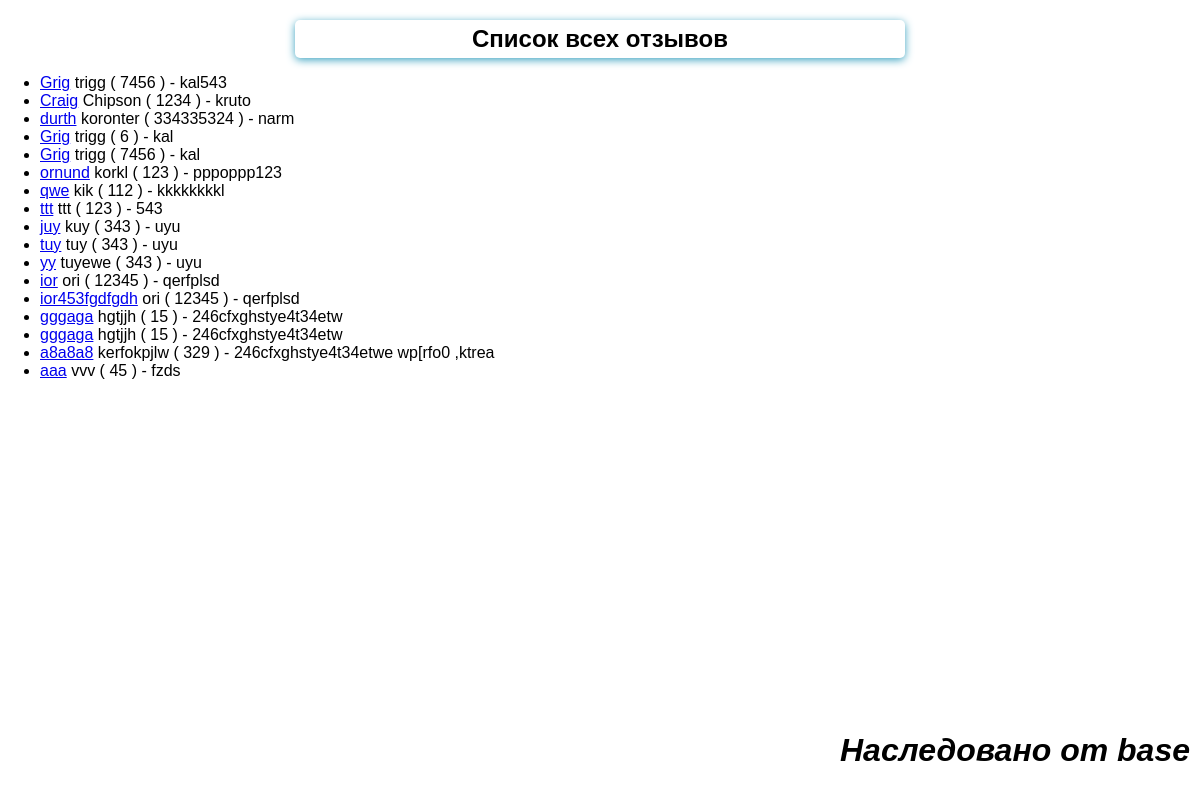
Page /feedback_list on the earlier database version.
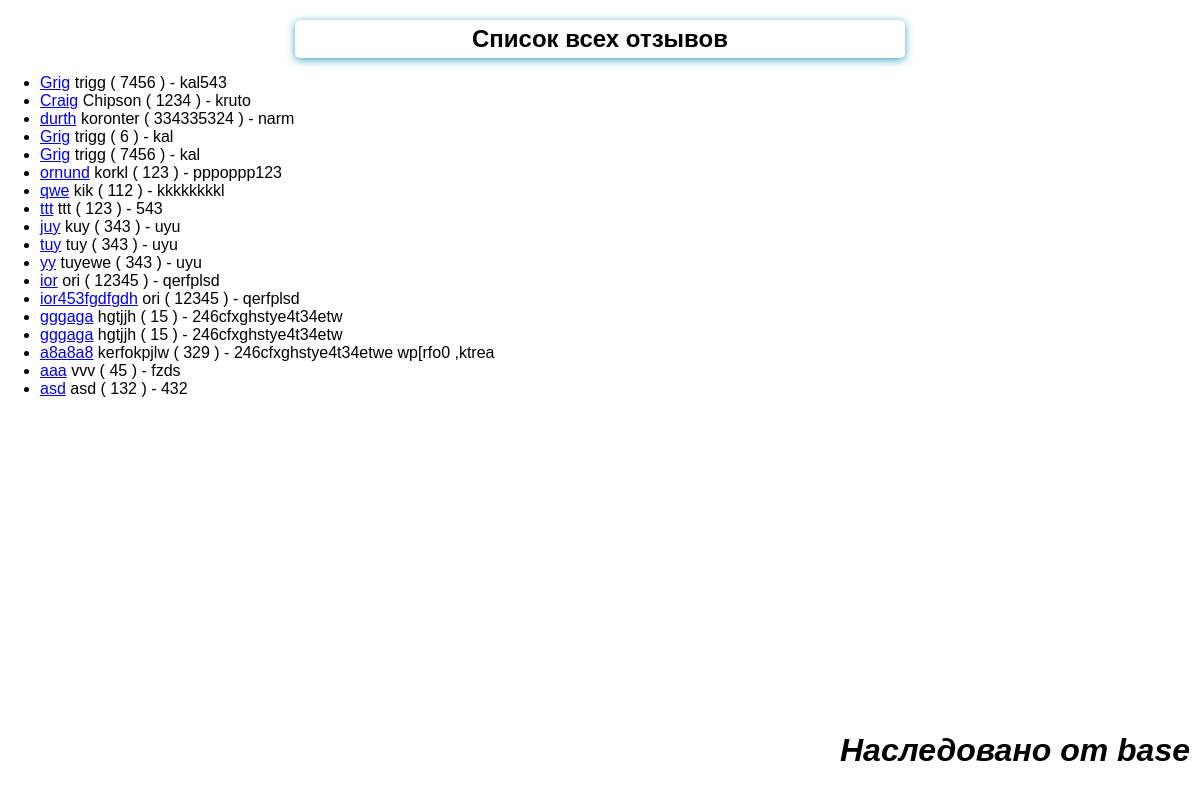
Same page on the later database version.
### feedback/models.py (models this page shows)
class FeedbackModel(models.Model):
    name = models.CharField(max_length=100)
    surname = models.CharField(max_length=100)
    rating = models.IntegerField()
    feedback_text = models.TextField()

### feedback/views.py (the view)
# urls.py: path('feedback_list', views.FeedbackListView.as_view()),
class FeedbackListView(ListView):
    template_name = 'feedback/list_feedback.html'
    model = models.FeedbackModel
    context_object_name = 'feedbacks'

### feedback/templates/feedback/list_feedback.html
{% extends 'feedback/base.html' %}
{% block content %}
<h2>Список всех отзывов</h2>
<ul>
    {% for feedback in feedbacks %}
        <li><a href="/feedback_list/{{ feedback.id }}">{{ feedback.name }}</a> {{ feedback.surname }} ( {{ feedback.rating }} ) - {{ feedback.feedback_text }}</li>
    {% endfor %}
</ul>
{% endblock %}

### feedback/templates/feedback/base.html (shortened to what this page needs)
{% load static %}
<!DOCTYPE html>
<html lang="en">
<head>
    <link rel="stylesheet" href="{% static 'feedback/css/forms.css' %}">
</head>
<body>
{% block content %}
{% endblock %}
<div style="position: absolute; bottom: 10px; right: 10px; font-style: italic">
    <h1>Наследовано от base</h1>
</div>
</body>
</html>

### feedback/static/feedback/css/forms.css (style rules this page uses)
body { margin: 0; font-family: Sans-Serif; }
h2 { width:50%; margin: 20px auto 5px; text-align: center; padding: 5px; border-radius: 5px; box-shadow: 0 2px 8px #3ca3c1; }

Differences in the rows shown:
added FeedbackModel: name "asd", surname "asd", rating "132", feedback_text "432"
